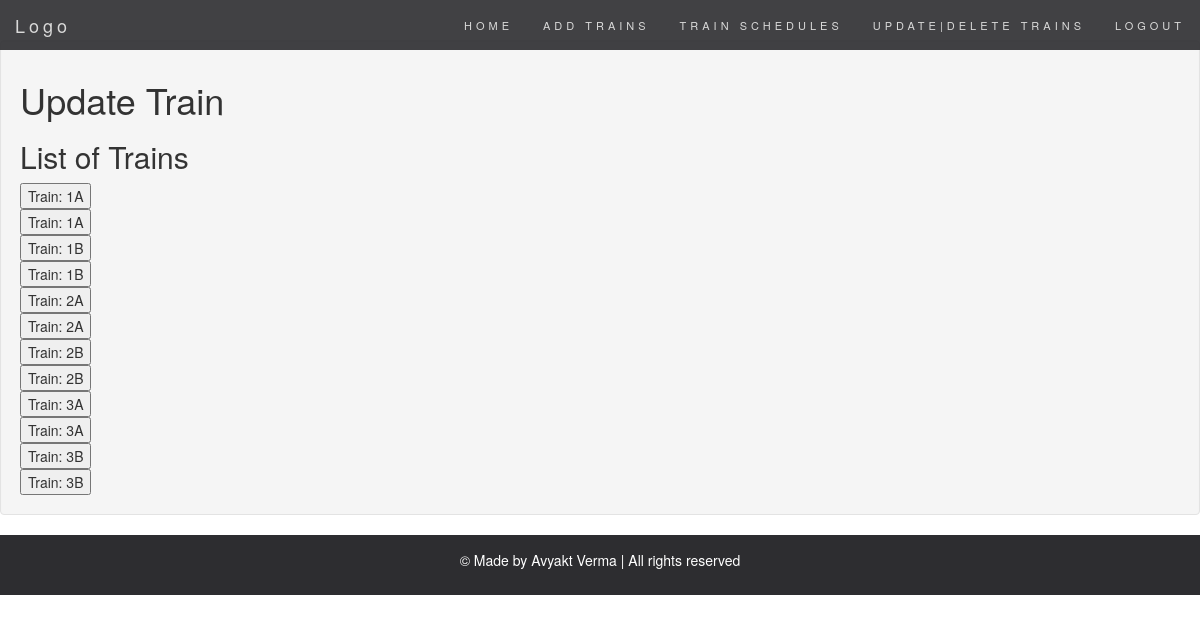
Page /railway_staff/update_train/ (signed in) on the committed database.
### railway_staff/models.py (models this page shows, shortened)
class Train(models.Model):
    station_choices = [(item.station_name, item.station_name) for item in Station.objects.all()]
    train_name = models.CharField(max_length=50)
    monday = models.BooleanField(default=False)
    tuesday = models.BooleanField(default=False)
    wednesday = models.BooleanField(default=False)
    thursday = models.BooleanField(default=False)
    friday = models.BooleanField(default=False)
    saturday = models.BooleanField(default=False)
    sunday = models.BooleanField(default=False)
    departure_station = models.CharField(max_length=100, choices=station_choices)
    destination_station = models.CharField(max_length=100, choices=station_choices)
    departure_time = models.TimeField(default=timezone.now)
    reaching_time = models.TimeField(default=timezone.now)
    general_fare = models.DecimalField(default=80, max_digits=8, decimal_places=2)
    sleeper_fare = models.DecimalField(default=120, max_digits=8, decimal_places=2)
    third_ac_fare = models.DecimalField(default=200, max_digits=8, decimal_places=2)
    second_ac_fare = models.DecimalField(default=250, max_digits=8, decimal_places=2)
    first_ac_fare = models.DecimalField(default=300, max_digits=8, decimal_places=2)
    available_seats = models.IntegerField(default=0)  # Remove this field from here

### railway_staff/views.py (the view, shortened to what this page needs)
# urls.py: path('update_train/', views.update_trains, name='update_trains'),
@login_required
def update_trains(request):
    trains = Train.objects.all()  # Retrieve all trains
    show_form = False
    selected_train = None
    form = None
    if request.method == 'GET':
        train_id = request.GET.get('train_id')
        if train_id:
            selected_train = get_object_or_404(Train, pk=train_id)
            form = TrainForm(instance=selected_train)
            show_form = True
    return render(request, 'railway_staff/update_trains.html', {
        'trains': trains,
        'show_form': show_form,
        'selected_train': selected_train,
        'form': form,
    })

### railway_staff/templates/railway_staff/update_trains.html (shortened to what this page needs)
{% extends 'railway_staff/base.html' %}
{% block content %}
<div class="well">
    <h1>Update Train</h1>
    <h2>List of Trains</h2>
    {% for train in trains %}
        <form method="get">
            <button type="submit">Train: {{ train.train_name }}</button>
        </form>
    {% endfor %}
</div>
{% endblock %}

### rows in the picture
Train: train_name "1A"
Train: train_name "1A"
Train: train_name "1B"
Train: train_name "1B"
Train: train_name "2A"
Train: train_name "2A"
Train: train_name "2B"
Train: train_name "2B"
Train: train_name "3A"
Train: train_name "3A"
Train: train_name "3B"
Train: train_name "3B"
